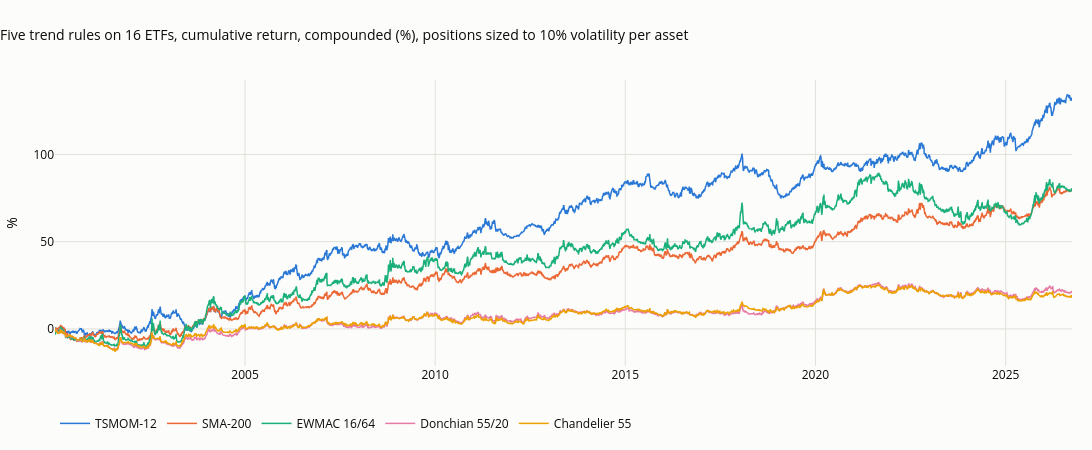

The notebook cell this image was saved under:
### Code cell
cum = (1 + daily).cumprod() - 1                         # compounded growth of 1
fig = go.Figure()
for j, k in enumerate(cum.columns):
    fig.add_scatter(x=cum.index, y=100 * cum[k], name=k, mode="lines", line=dict(width=1.5, color=SERIES[j % len(SERIES)]))
fig.update_layout(title="Five trend rules on 16 ETFs, cumulative return, compounded (%), positions sized to 10% volatility per asset",
                  yaxis_title="%", height=450, width=1100, margin=dict(t=80), legend=dict(orientation="h", y=-0.15, x=0))
save_figure(fig, "06_02_five_rules", FIG)
fig

### Figure 1 — Plotly figure (JSON) as saved in the notebook; plotly's stock layout.template omitted (floating-point values rounded to 4 significant figures; data arrays with more than 128 entries replaced by an {"elided": "..."} marker saying what was removed)
{"data": [{"line": {"color": "#2a78d6", "width": 1.5}, "mode": "lines", "name": "TSMOM-12", "type": "scatter", "x": {"elided": "6726 str values"}, "y": {"elided": "6726 float values"}}, {"line": {"color": "#eb6834", "width": 1.5}, "mode": "lines", "name": "SMA-200", "type": "scatter", "x": {"elided": "6726 str values"}, "y": {"elided": "6726 float values"}}, {"line": {"color": "#1baf7a", "width": 1.5}, "mode": "lines", "name": "EWMAC 16/64", "type": "scatter", "x": {"elided": "6726 str values"}, "y": {"elided": "6726 float values"}}, {"line": {"color": "#e87ba4", "width": 1.5}, "mode": "lines", "name": "Donchian 55/20", "type": "scatter", "x": {"elided": "6726 str values"}, "y": {"elided": "6726 float values"}}, {"line": {"color": "#eda100", "width": 1.5}, "mode": "lines", "name": "Chandelier 55", "type": "scatter", "x": {"elided": "6726 str values"}, "y": {"elided": "6726 float values"}}], "layout": {"height": 450, "legend": {"orientation": "h", "x": 0, "y": -0.15}, "margin": {"t": 80}, "title": {"text": "Five trend rules on 16 ETFs, cumulative return, compounded (%), positions sized to 10% volatility per asset"}, "width": 1100, "yaxis": {"title": {"text": "%"}}}}
